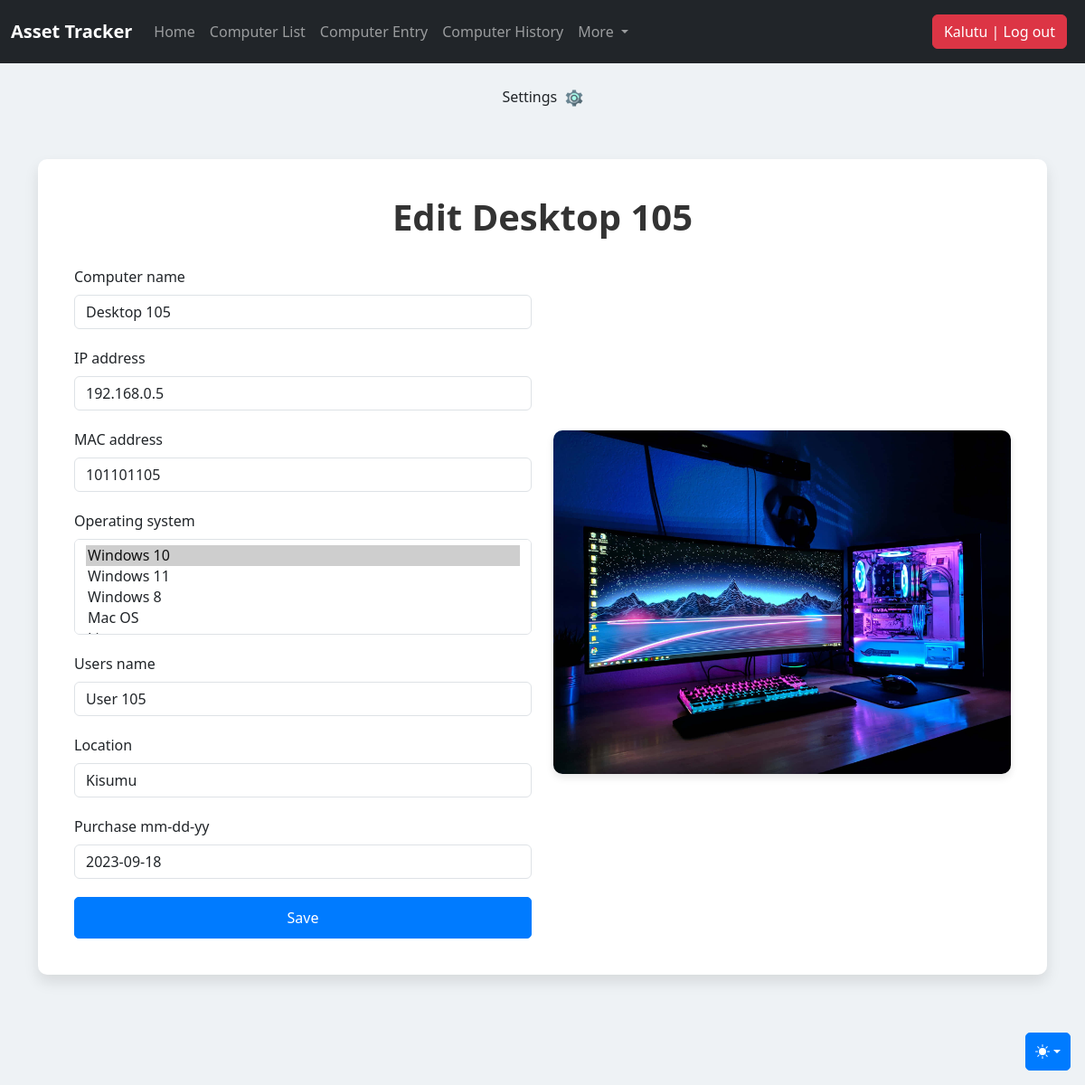
The app's page /computer_list/6/ (signed in), older data.
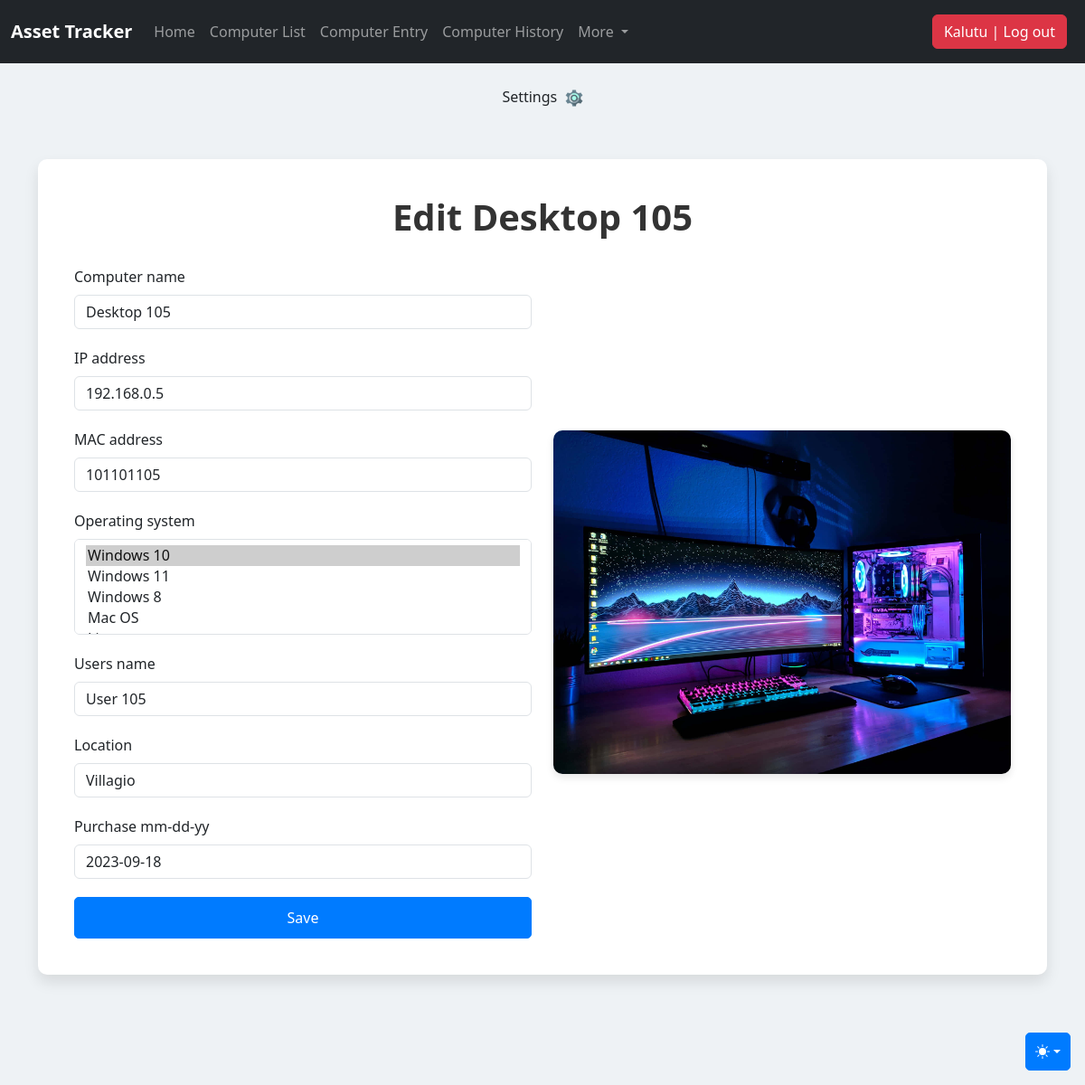
The same page, newer data.
### djangoapp/models.py (models this page shows, shortened)
class Computer(models.Model):
    computer_name = models.CharField(max_length=30, blank=True, null=True)
    IP_address = models.CharField(max_length=30)
    MAC_address = models.CharField(max_length=30)
    timestamp = models.DateField(auto_now_add = True, auto_now = False, blank=True)
    operating_system = models.ManyToManyField(Operating_system, blank=True)
    users_name = models.CharField(max_length=30, blank=True, null=True)
    location = models.CharField(max_length=30)
    purchase_date = models.DateField("Purchase mm-dd-yy",auto_now_add = False, auto_now = False, blank=True, null=True)
    export_to_CSV = models.BooleanField(default=False)

### djangoapp/views.py (the view, shortened to what this page needs)
# urls.py: path('computer_list/<int:id>/', computer_edit, name='computer_edit'),
def computer_edit(request, id=None):
    instance = get_object_or_404(Computer, id=id)
    form = ComputerForm(request.POST or None, instance=instance)
    context = {
        "title": 'Edit ' + str(instance.computer_name),
        "instance": instance,
        "form": form,
    }
    return render(request, "computer_entry.html", context)

### djangoapp/forms.py (shortened to what this page needs)
class ComputerForm(forms.ModelForm):
    class Meta:
        model = Computer
        fields = ['computer_name', 'IP_address', 'MAC_address', 'operating_system', 'users_name', 'location', 'purchase_date']
        widgets = {
            'purchase_date': forms.DateInput(attrs={'class': 'dateinput'}),
        }

### djangoapp/models.py (called while the page is built)
    def __str__(self):
        return self.operating_system

### djangoapp/templates/computer_entry.html (shortened to what this page needs)
{% extends "header.html" %}
{% load bootstrap5 %}
{% block header %}
<link rel="stylesheet" href="http://127.0.0.1:8000/static/css/bootstrap.min.css">
<main class="container">
  {% if request.user.is_authenticated %}
  <div class="custom-container">
    <h1 class="custom-title">{{ title }}</h1>
    <div class="row">
      <div class="col-md-6">
        <form method="post" action="">
          {% for field in form %}
          <div class="form-group">
            {% bootstrap_field field %}
          </div>
          {% endfor %}
          <input class="btn btn-bd-primary" type="submit" value="Save" />
        </form>
      </div>
      <div class="col-md-6 aligncenter">
        <img class="custom-img" src="../static/img/lap.jpg" alt="Laptop">
      </div>
    </div>
  </div>
  {% else %}
  <p class="login-link">Log in <a href="/accounts/login">here</a></p>
  {% endif %}
</main>
{% endblock header %}

Row changes from the older to the newer data that the page shows:
changed Computer "Desktop 105": location "Kisumu" → "Villagio"
